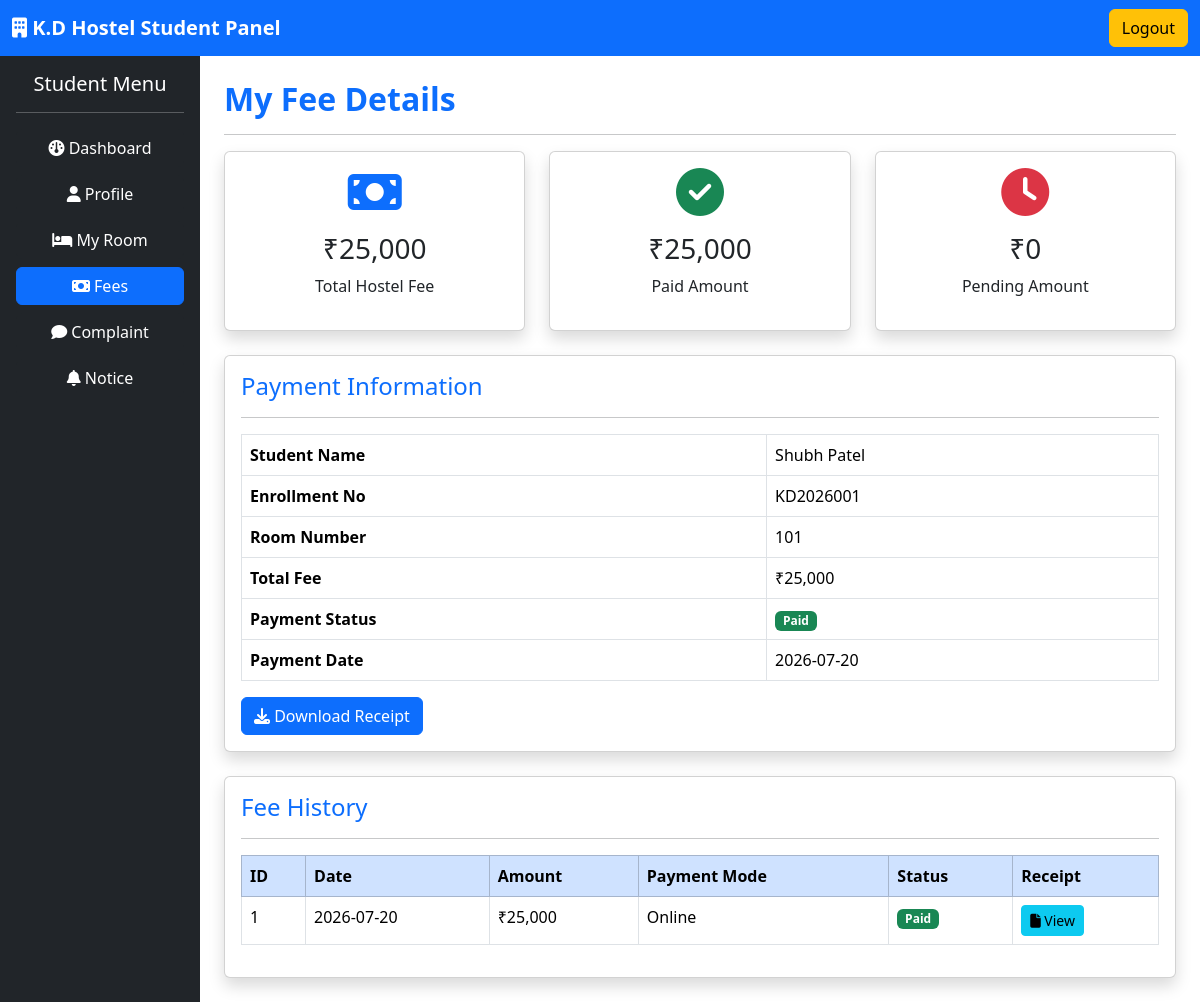
Page /student/fees.php (signed in) on the committed database.
### tables this page shows
CREATE TABLE fees (

    id INT AUTO_INCREMENT PRIMARY KEY,

    student_id INT,

    total_fee INT,

    paid_amount INT,

    pending_amount INT,

    payment_status VARCHAR(20),

    payment_date DATE

);

CREATE TABLE students (

    id INT AUTO_INCREMENT PRIMARY KEY,

    name VARCHAR(100),

    enrollment_no VARCHAR(50),

    course VARCHAR(100),

    semester VARCHAR(20),

    mobile VARCHAR(15),

    email VARCHAR(100),

    password VARCHAR(100),

    room_no VARCHAR(20)

);

### student/fees.php (the view, shortened to what this page needs)
<?php
require_once '../config/database.php';
$student_id = $_SESSION['student_id'];
$student_info = mysqli_fetch_assoc(mysqli_query($conn, "SELECT * FROM students WHERE id = $student_id"));
$fee_info = mysqli_fetch_assoc(mysqli_query($conn, "SELECT * FROM fees WHERE student_id = $student_id"));
?>
<!DOCTYPE html>
<html lang="en">
<head>
<link href="https://cdn.jsdelivr.net/npm/bootstrap@5.3.7/dist/css/bootstrap.min.css" rel="stylesheet">
<link rel="stylesheet"
href="https://cdnjs.cloudflare.com/ajax/libs/font-awesome/6.7.2/css/all.min.css">
</head>
<body>
<nav class="navbar navbar-dark bg-primary">
<div class="container-fluid">
<a class="navbar-brand fw-bold">
<i class="fa-solid fa-building"></i>
K.D Hostel Student Panel
</a>
<a href="../logout.php" class="btn btn-warning">
Logout
</a>
</div>
</nav>
<div class="container-fluid">
<div class="row">
<div class="col-md-3 col-lg-2 bg-dark min-vh-100 p-3">
<h5 class="text-white text-center">
Student Menu
</h5>
<hr class="text-white">
<a href="dashboard.php" class="btn btn-dark text-white w-100 mb-2">
<i class="fa fa-dashboard"></i>
Dashboard
</a>
<a href="profile.php" class="btn btn-dark text-white w-100 mb-2">
<i class="fa fa-user"></i>
Profile
</a>
<a href="room.php" class="btn btn-dark text-white w-100 mb-2">
<i class="fa fa-bed"></i>
My Room
</a>
<a href="fees.php" class="btn btn-primary w-100 mb-2">
<i class="fa fa-money-bill"></i>
Fees
</a>
<a href="complaint.php" class="btn btn-dark text-white w-100 mb-2">
<i class="fa fa-comment"></i>
Complaint
</a>
<a href="notice.php" class="btn btn-dark text-white w-100 mb-2">
<i class="fa fa-bell"></i>
Notice
</a>
</div>
<div class="col-md-9 col-lg-10 p-4">
<h2 class="text-primary fw-bold">
My Fee Details
</h2>
<hr>
<div class="row mb-4">
<div class="col-md-4">
<div class="card shadow text-center p-3">
<i class="fa fa-money-bill fa-3x text-primary"></i>
<h3 class="mt-3">
₹<?php echo number_format($fee_info['total_fee']); ?>
</h3>
<p>
Total Hostel Fee
</p>
</div>
</div>
<div class="col-md-4">
<div class="card shadow text-center p-3">
<i class="fa fa-check-circle fa-3x text-success"></i>
<h3 class="mt-3">
₹<?php echo number_format($fee_info['paid_amount']); ?>
</h3>
<p>
Paid Amount
</p>
</div>
</div>
<div class="col-md-4">
<div class="card shadow text-center p-3">
<i class="fa fa-clock fa-3x text-danger"></i>
<h3 class="mt-3">
₹<?php echo number_format($fee_info['pending_amount']); ?>
</h3>
<p>
Pending Amount
</p>
</div>
</div>
</div>
<div class="card shadow">
<div class="card-body">
<h4 class="text-primary">
Payment Information
</h4>
<hr>
<table class="table table-bordered">
<tr>
<th>
Student Name
</th>
<td>
<?php echo $student_info['name']; ?>
</td>
</tr>
<tr>
<th>
Enrollment No
</th>
<td>
<?php echo $student_info['enrollment_no']; ?>
</td>
</tr>
<tr>
<th>
Room Number
</th>
<td>
<?php echo $student_info['room_no']; ?>
</td>
</tr>
<tr>
<th>
Total Fee
</th>
<td>
₹<?php echo number_format($fee_info['total_fee']); ?>
</td>
</tr>
<tr>
<th>
Payment Status
</th>
<td>
<?php if($fee_info['payment_status'] == 'Paid'): ?>
<span class="badge bg-success">Paid</span>
<?php else: ?>
<span class="badge bg-warning">Pending</span>
<?php endif; ?>
</td>
</tr>
<tr>
<th>
Payment Date
</th>
<td>
<?php echo $fee_info['payment_date']; ?>
</td>
</tr>
</table>
<button class="btn btn-primary">
<i class="fa fa-download"></i>
Download Receipt
</button>
</div>
</div>
<div class="card shadow mt-4">
<div class="card-body">
<h4 class="text-primary">
Fee History
</h4>
<hr>
<table class="table table-bordered table-hover">
<thead class="table-primary">
<tr>
<th>
ID
</th>
<th>
Date
</th>
<th>
Amount
</th>
<th>
Payment Mode
</th>
<th>
Status
</th>
<th>
Receipt
</th>
</tr>
</thead>
<tbody>
<tr>
<td>
1
</td>
<td>
<?php echo $fee_info['payment_date']; ?>
</td>
<td>
₹<?php echo number_format($fee_info['paid_amount']); ?>
</td>
<td>
Online
</td>
<td>
<span class="badge bg-success">Paid</span>
</td>
<td>
<button class="btn btn-info btn-sm">
<i class="fa fa-file"></i>
View
</button>
</td>
</tr>
</tbody>
</table>
</div>
</div>
</div>
</div>
</div>
</body>
</html>

### rows in the picture
fees: total_fee "25,000", paid_amount "25,000", pending_amount "0", payment_date "2026-07-20"
students: name "Shubh Patel", enrollment_no "KD2026001", room_no "101"
